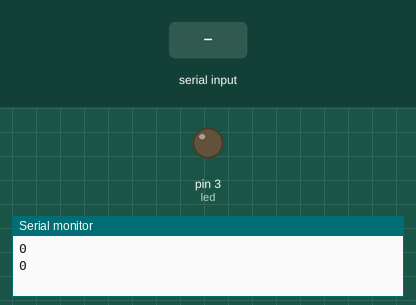
The sketch below on a simulated Arduino Uno, built with avr-gcc and run on an emulated ATmega328P. Shown: output pins drawn as LEDs (lit = HIGH), the last lines printed to the serial monitor. Dashed ring = blinking. Inputs (shaded band) come from the test bench.

Above: at 1.2 s.
1.3 s: "90,45\n" received over Serial
At 1.58 s:
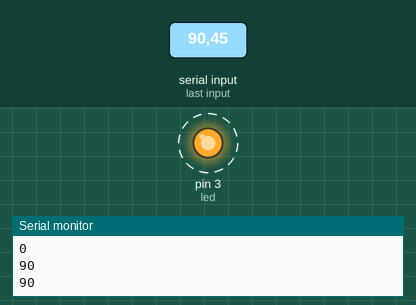
4.3 s: "0\n" received over Serial
At 5.5 s:
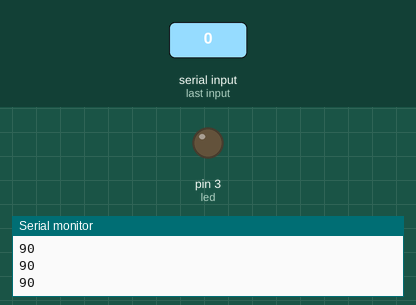
5.8 s: "30,150\n" received over Serial
At 5.99 s:
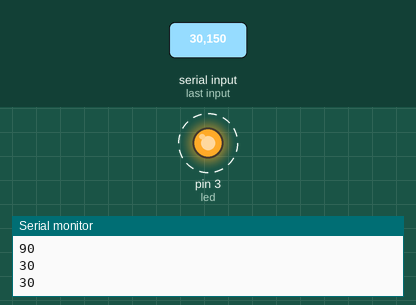
Timing chart, 0 to 14.8 s (numbered marks = the images above; inputs shaded):
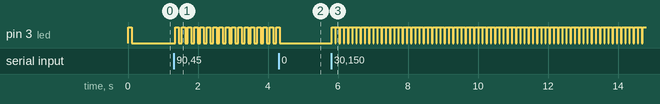

Measured:
- after the input at 1.3 s, pin 3 (led): alternates HIGH for 0.10 s and LOW for 0.08 s, starting after 0.05 s
- after the input at 4.3 s, pin 3 (led): goes on until 4.3 s, then stays LOW
- after the input at 5.8 s, pin 3 (led): alternates HIGH for 0.10 s and LOW for 0.02 s, starting at once

The sketch:

4_2.ino
```cpp
int led=3;
int count=0;
int val;
unsigned long int sec=millis();


void setup() {
  // put your setup code here, to run once:
  pinMode(led,OUTPUT);
  Serial.begin(9600);
}

void loop() {
  // put your main code here, to run repeatedly:
  if(Serial.available()==0)
  {
    sec=millis();

    if(sec%val==0)
    {
      Serial.println(val);
      //Serial.println(sec);
      digitalWrite(led,HIGH);
      delay(100);
      digitalWrite(led,LOW);
    }

      if(sec%10000==0)
      {
        Serial.println(val);
      }
  }

  else
  {
    val=(Serial.readStringUntil('\n')).toInt();
  }


}
```
